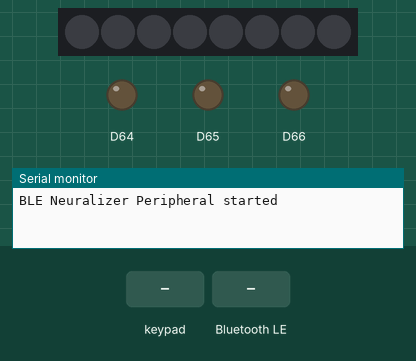
Recording of a sketch running on a simulated Arduino Uno R4 WiFi. Parts: 8 RGB LEDs in strip order, left to right, output pins drawn as LEDs (lit = HIGH), the last lines printed to the serial monitor. The test bench sets the inputs (shaded band). Dim RGB values are drawn brighter than linear; nothing arrives over Bluetooth unless stated; a phone connects over Bluetooth LE 3 s after start.

Above: at 1.2 s.
1.3 s: key 'A' pressed
At 1.38 s:
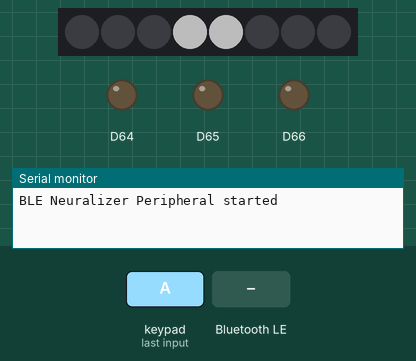
2.9 s: Bluetooth LE write "1" received
4.5 s: key 'B' pressed
At 4.58 s:
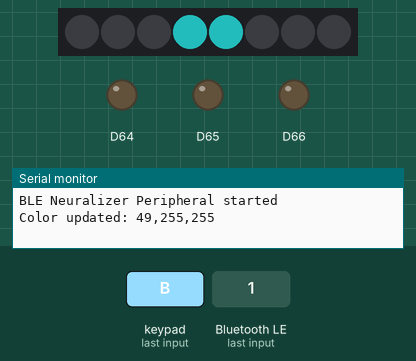
6.1 s: Bluetooth LE write "1" received
Timing chart, 0 to 8.6 s (numbered marks = the images above; inputs shaded):
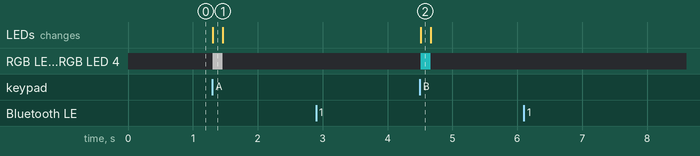

The sketch:

devfest-neuralizer-arduino.ino
```cpp
/*
  Neuralizer - BLE Controlled Modulino LEDs

  Description:
    This sketch implements a BLE (Bluetooth Low Energy) peripheral named "devfest-neuralizer".
    It allows an external smartphone app (BLE Central) to set RGB color and brightness.
    When a button on the Modulino Buttons is pressed, the LEDs of Modulino Pixels light up
    according to the stored color and brightness settings.
    Brightness levels control how many LEDs are turned on:
    0 = off, 1 = 2 LEDs, 2 = 5 LEDs, 3 = 8 LEDs.

  Hardware Required:
    - Arduino board with BLE support (e.g., Nano 33 BLE, Nano 33 BLE Sense)
    - Arduino Modulino Buttons
    - Arduino Modulino Pixels

  BLE Specifications:
    Device Name: "devfest-neuralizer"
    Service UUID: 12345678-1234-5678-1234-56789abcdef1
    Characteristics:
      - Color (3 byte, Read/Write): 12345678-1234-5678-1234-56789abcdef2
      - Brightness (1 byte, Read/Write): 12345678-1234-5678-1234-56789abcdef3
      - Active State (1 byte, Read/Notify): 12345678-1234-5678-1234-56789abcdef4

  Libraries:
    - Modulino by Arduino
    - ArduinoBLE by Arduino

  Authors:
    - Leonardo Cavagnis
*/

//TODO: Storing values in EEPROM

#include <ArduinoBLE.h>
#include <Modulino.h>

ModulinoButtons buttons;
ModulinoPixels pixels;

// --- BLE UUIDs ---
#define BASE_UUID        "12345678-1234-5678-1234-56789abcdef0"
#define SERVICE_UUID     "12345678-1234-5678-1234-56789abcdef1"
#define COLOR_UUID       "12345678-1234-5678-1234-56789abcdef2"
#define BRIGHTNESS_UUID  "12345678-1234-5678-1234-56789abcdef3"
#define ACTIVE_UUID      "12345678-1234-5678-1234-56789abcdef4"

// --- BLE Service & Characteristics ---
BLEService neuralizerService(SERVICE_UUID);
BLECharacteristic colorChar(COLOR_UUID, BLERead | BLEWrite, 3);      // RGB
BLEByteCharacteristic brightnessChar(BRIGHTNESS_UUID, BLERead | BLEWrite);
BLEByteCharacteristic activeChar(ACTIVE_UUID, BLERead | BLENotify);

uint8_t color[3] = {255, 255, 255};   // default white
uint8_t brightness = 1;               // 0=off, 1=low, 2=medium, 3=high

void setup() {
  Serial.begin(9600);

  // --- Modulino Setup ---
  Modulino.begin();
  buttons.begin();
  pixels.begin();

  for(int i = 0; i < 8; i++) {
    pixels.clear(i);
  }
  pixels.show();

  buttons.setLeds(false, false, false);

  // --- BLE Setup ---
  if (!BLE.begin()) {
    Serial.println("Failed to start BLE!");
    while (1);
  }

  BLE.setLocalName("devfest-neuralizer");
  BLE.setAdvertisedService(neuralizerService);

  // Add characteristics to service
  neuralizerService.addCharacteristic(colorChar);
  neuralizerService.addCharacteristic(brightnessChar);
  neuralizerService.addCharacteristic(activeChar);

  BLE.addService(neuralizerService);

  // Set initial values
  colorChar.writeValue(color, 3);
  brightnessChar.writeValue(brightness);
  activeChar.writeValue(0);

  BLE.advertise();
  Serial.println("BLE Neuralizer Peripheral started");
}

void loop() {
  // --- BLE: Check incoming connection ---
  BLEDevice central = BLE.central();

  // --- Buttons management ---
  bool anyPressed = false;

  if (buttons.update()) {
    if (buttons.isPressed('A') || buttons.isPressed('B') || buttons.isPressed('C')) {
      anyPressed = true;
      showPixels(color, brightness);
    } else {
      showPixels(color, 0); // Level 0 = LEDs OFF
    }

    // If BLE is connected, notify the button press
    if (central && central.connected()) {
      activeChar.writeValue(anyPressed ? 1 : 0);
    }
  }

  // --- BLE: Characteristics management if connected ---
  if (central && central.connected()) {
    // Check if color was written
    if (colorChar.written()) {
      colorChar.readValue(color, 3);
      Serial.print("Color updated: ");
      Serial.print(color[0]); Serial.print(",");
      Serial.print(color[1]); Serial.print(",");
      Serial.println(color[2]);
    }

    // Check if brightness was written
    if (brightnessChar.written()) {
      brightness = brightnessChar.value();
      Serial.print("Brightness updated: ");
      Serial.println(brightness);
    }
  }

  // Delay for stability
  delay(10);
}

// --- Function to update Pixels according to brightness ---
void showPixels(uint8_t rgb[3], uint8_t level) {
  int ledsOnStart = -1;
  int ledsOnEnd = -1;
  switch(level) {
    case 0: ledsOnStart = -1; ledsOnEnd = -1; break;
    case 1: ledsOnStart = 3; ledsOnEnd = 4; break;
    case 2: ledsOnStart = 2; ledsOnEnd = 5;  break;
    case 3: ledsOnStart = 0; ledsOnEnd = 7; break;
    default: ledsOnStart = 0; ledsOnEnd = 7; break;
  }

  // Aggiorna tutti i LED
  for(int i = 0; i < 8; i++) {
    if(i >= ledsOnStart && i <= ledsOnEnd) {
      pixels.set(i, ModulinoColor(rgb[0], rgb[1], rgb[2]), 30); // LED ON
    } else {
      pixels.set(i, ModulinoColor(0, 0, 0), 0);                 // LED OFF
    }
  }

  pixels.show();
}
```

Measured:
- after the input at 1.3 s, RGB LED 3, RGB LED 4: off → RGB(76, 76, 76) at once, → off 0.15 s later; the LEDs: change at once (image 1)
- after the input at 4.5 s, RGB LED 3, RGB LED 4: off → RGB(14, 76, 76) at once, → off 0.15 s later; the LEDs: change at once (image 2)
